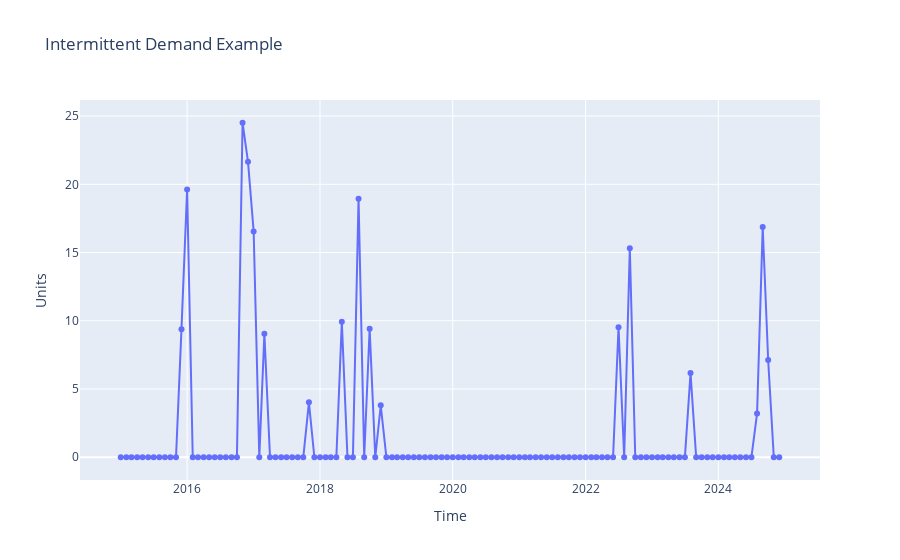

This figure's notebook cell:
### Code cell
import numpy as np
import pandas as pd
import plotly.graph_objects as go

rng = np.random.default_rng(42)

n = 120
p_demand = 0.12
sizes = rng.gamma(shape=2.0, scale=8.0, size=n)
occurs = rng.random(n) < p_demand

y = np.where(occurs, sizes, 0.0)
index = pd.period_range("2015-01", periods=n, freq="M")
series = pd.Series(y, index=index, name="Demand")

fig = go.Figure()
fig.add_trace(go.Scatter(x=series.index.to_timestamp(), y=series, mode="lines+markers", name="Demand"))
fig.update_layout(title="Intermittent Demand Example", xaxis_title="Time", yaxis_title="Units")
fig.show()
